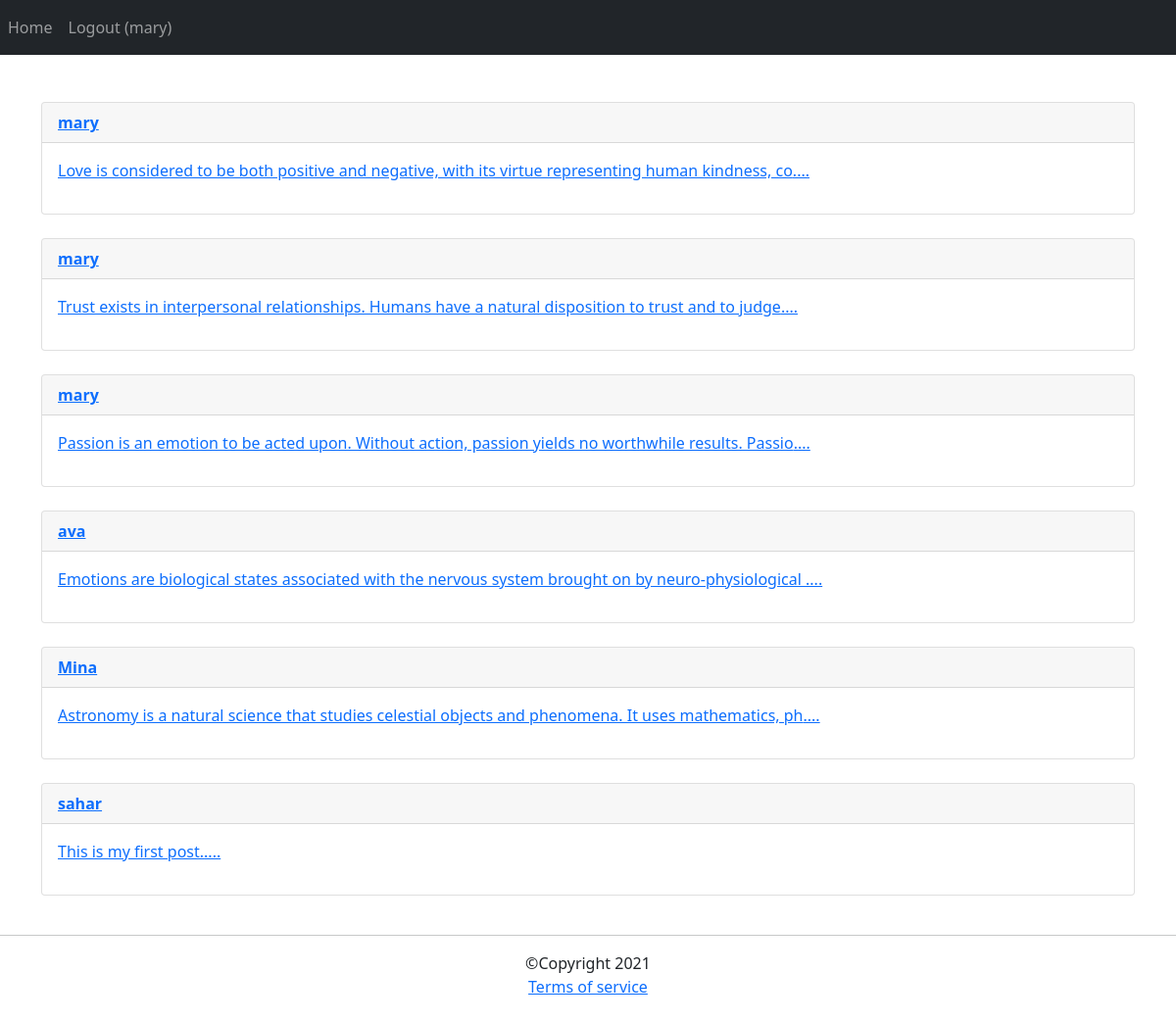
The app's page / (signed in) with its own data.
### posts/models.py (models this page shows, shortened)
class Post(models.Model):
    user = models.ForeignKey(User, on_delete=models.CASCADE)
    body = models.TextField(max_length=500)
    slug = models.SlugField(max_length=200)
    created = models.DateTimeField(auto_now_add=True)
    def get_absolute_url(self):
        return reverse('posts:post_detail', args=[self.created.year, self.created.month, self.created.day, self.slug])

### posts/views.py (the view)
# urls.py: path('', views.all_posts, name='all_posts'),
def all_posts(request):
    posts = Post.objects.all()
    return render(request, 'posts/all_posts.html', {'posts': posts})

### posts/templates/posts/all_posts.html (shortened to what this page needs)
{% extends 'base.html' %}
{% block content %}
{% for post in posts %}
<div class="card">
    <p class="card-header"><b><a href="{% url 'account:dashboard' post.user.id %}"> {{ post.user }}</a></b> </p>
    <p class="card-body"><a href="{{ post.get_absolute_url }}">{{ post.body|slice:":100" }}....</a> </p>
</div>
    <br/>
{% endfor %}
{% endblock %}

### templates/inc/navbar.html
<nav class="navbar navbar-expand-lg navbar-dark bg-dark">
  <div class="navbar-nav">
    <a class="nav-item nav-link" href="{% url 'posts:all_posts' %}">Home</a>
    {% if request.user.is_authenticated %}
        <a class="nav-item nav-link" href="{% url 'account:logout' %}">Logout ({{ request.user }})</a>
    {% else %}
    <a class="nav-item nav-link" href="{% url 'account:login' %}">Login</a>
    <a class="nav-item nav-link" href="{% url 'account:phone_login' %}">Phone Login</a>
    <a class="nav-item nav-link" href="{% url 'account:register' %}">Register</a>
    {% endif %}
  </div>
</nav>

### records on screen
Post: user "mary", body "Love is considered to be both positive and negative, with its virtue representing human kindness, co"
Post: user "mary", body "Trust exists in interpersonal relationships. Humans have a natural disposition to trust and to judge"
Post: user "mary", body "Passion is an emotion to be acted upon. Without action, passion yields no worthwhile results. Passio"
Post: user "ava", body "Emotions are biological states associated with the nervous system brought on by neuro-physiological"
Post: user "Mina", body "Astronomy is a natural science that studies celestial objects and phenomena. It uses mathematics, ph"
Post: user "sahar", body "This is my first post."

### other values on screen
{{ request.user }} "mary"
